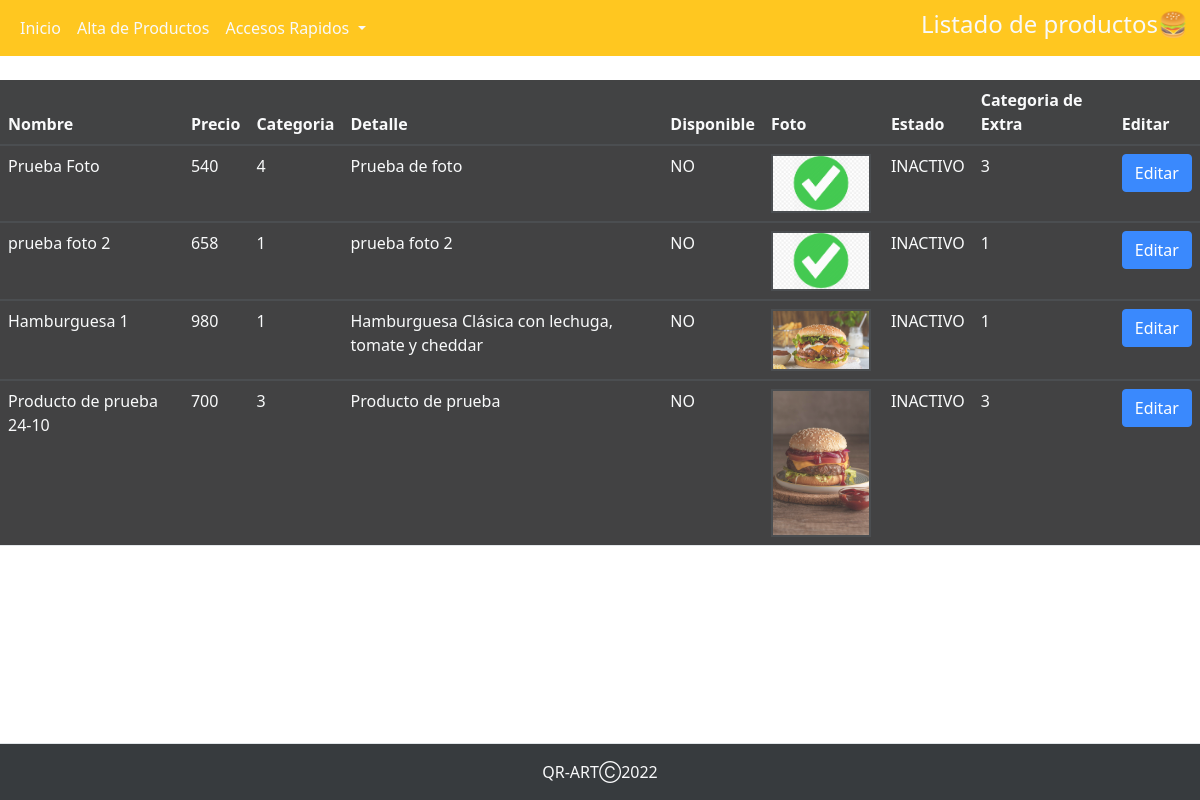
Page /perfiles/perfil_admin/abm_productos/modificacionproducto.php on the committed database.
### tables this page shows
CREATE TABLE `productos` (
  `cod_prod` int(6) NOT NULL,
  `categoria_prod` text NOT NULL,
  `nombre_prod` text NOT NULL,
  `precio_prod` decimal(10,0) NOT NULL,
  `detalle_prod` text NOT NULL,
  `foto_prod` text NOT NULL,
  `prod_disponible` tinyint(1) NOT NULL,
  `requiere_cocina` tinyint(1) NOT NULL,
  `est_baja_prod` tinyint(1) NOT NULL,
  `categ_extra` text NOT NULL
);

### perfiles/perfil_admin/abm_productos/modificacionproducto.php (the view, shortened to what this page needs)
<?php
$conexion=mysqli_connect("localhost","root","","qr_art");
?>
<!DOCTYPE html>
<html lang="en">
<head>
    <link rel="stylesheet" href="https://cdnjs.cloudflare.com/ajax/libs/twitter-bootstrap/5.1.3/css/bootstrap.min.css">
    <link rel="stylesheet" href="https://cdn.datatables.net/1.12.1/css/dataTables.bootstrap5.min.css">
    <link rel="stylesheet " href="../../../assets/stylesnav.css">
    <link rel="stylesheet " href="../../../assets/backp.css">
    <link rel="stylesheet " href="../../../assets/table.css">
</head>
<body>
<nav class="navbar navbar-expand-xl">
  <div class="container-fluid">
    <div class="collapse navbar-collapse" id="navbarSupportedContent">
      <ul class="navbar-nav me-auto mb-2 mb-lg-0">
        <li class="nav-item">
          <a class="nav-link active text-light" aria-current="page" href="../perfil_admin.php">Inicio</a>
        </li>
        <li class="nav-item">
          <a class="nav-link text-light" href="./altaproducto.php">Alta de Productos</a>
        </li>
        <li class="nav-item dropdown">
          <a class="nav-link dropdown-toggle text-light" href="#" id="navbarDropdown" role="button" data-bs-toggle="dropdown" aria-expanded="false">
            Accesos Rapidos
          </a>
        </li>
      </ul>
      <h4 class="text-sm-center text-light">Listado de productos🍔</h4>
    </div>
  </div>
</nav>
  <br>
  <table id="productos" name="productos" class="table table-striped" style="width:100%">
        <thead>
            <tr class="text-light">
                <th class="text-light">Nombre</th>
                <th class="text-light">Precio</th>
                <th class="text-light">Categoria</th>
                <th class="text-light">Detalle</th>
                <th class="text-light">Disponible</th>
                <th class="text-light">Foto</th>
                <th class="text-light">Estado</th>
                <th class="text-light">Categoria de Extra</th>
                <th class="text-light">Editar</th>
            </tr>
        </thead>
        <?php
        $sql="SELECT * from productos";
        $result=mysqli_query($conexion, $sql);
        while($mostrar=mysqli_fetch_array($result)){
        ?>
        <tbody>
            <tr>
                <td class="text-light"><?php echo $mostrar['nombre_prod'] ?></td>
                <td class="text-light"><?php echo $mostrar['precio_prod'] ?></td>
                <td class="text-light"><?php echo $mostrar['categoria_prod'] ?></td>
                <td class="text-light"><?php echo $mostrar['detalle_prod'] ?></td>
                <td class="text-light"><?php if($mostrar['prod_disponible'] == 0){echo "NO";}else{echo "SI";} ?></td>
                <td style="width: 10%;"><img id="image" name="image" style="border: 2px solid ; width: 100px;" alt="" src="<?php echo "../../../imagenes/productos/".$mostrar['foto_prod'] ?>"></td>
                <td class="text-light"><?php if($mostrar['est_baja_prod'] == 0){echo "INACTIVO";}else{echo "ACTIVO";} ?></td>
                <td class="text-light"><?php echo $mostrar['categ_extra'] ?></td>
                <td>
                <a class= "btn btn-primary" href="actualizar_prod.php?id=<?php echo $mostrar['cod_prod']?>" class="table__item__link" >Editar</a>
                </td>
            </tr>
        </tbody>
        <?php
        }
        ?>
    </table>
<footer class="py-3 mt-5 border-top bg-dark fixed-bottom">
            <p class="col-md-12 mb-0 text-light text-center">QR-ARTⒸ2022</p>
    </footer>
</body>
</html>

### assets/stylesnav.css (style rules this page uses)
.navbar-expand-xl { background-color: #ffc107; }

### assets/backp.css (style rules this page uses)
* { margin: 0; padding: 0; }
body { background-image: url('../assets/img/20.jpg'); background-repeat: no-repeat; background-size: cover; opacity: 0.9; width: calc((100%/3)-10px); }

### assets/table.css (style rules this page uses)
table { background-color: rgb(23, 24, 25); opacity: 0.9; }

### rows in the picture
productos: nombre_prod "Prueba Foto", precio_prod "540", categoria_prod "4", detalle_prod "Prueba de foto", prod_disponible "NO", foto_prod (picture), est_baja_prod "INACTIVO", categ_extra "3"
productos: nombre_prod "prueba foto 2", precio_prod "658", categoria_prod "1", detalle_prod "prueba foto 2", prod_disponible "NO", foto_prod (picture), est_baja_prod "INACTIVO", categ_extra "1"
productos: nombre_prod "Hamburguesa 1", precio_prod "980", categoria_prod "1", detalle_prod "Hamburguesa Clásica con lechuga, tomate y cheddar", prod_disponible "NO", foto_prod (picture), est_baja_prod "INACTIVO", categ_extra "1"
productos: nombre_prod "Producto de prueba 24-10", precio_prod "700", categoria_prod "3", detalle_prod "Producto de prueba", prod_disponible "NO", foto_prod (picture), est_baja_prod "INACTIVO", categ_extra "3"
